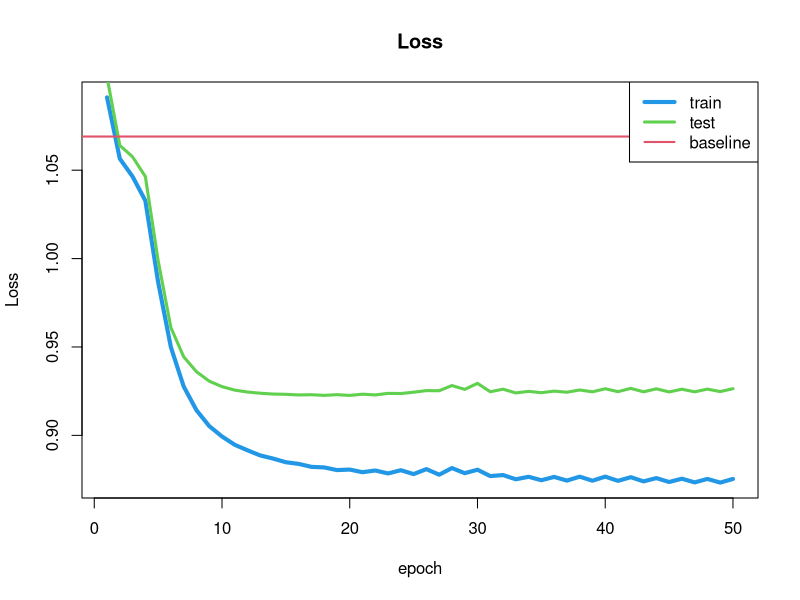

Generate this figure with R:
#参数设置
rm(list=ls())
epsilon=50 # Learning rate 学习率
lambda  = 0.1#Regularization parameter正则化参数 
momentum=0.7#动量优化参数
epoch=1#初始化epoch
maxepoch=50#总训练次数
num_feat = 5 #Rank 10 decomposition 隐因子数量
err_train1=rep(0,maxepoch)
err_valid1=rep(0,maxepoch)
err_random=rep(0,maxepoch)


#导入数据
data=read.csv("ratings100k.csv", header = FALSE)


rating=data[,3]
movie=data[,2]
user=data[,1]
#hist(rating)
data_num=length(rating)
#打乱数据集
#rr=sample(1:data_num,data_num)
#data= data[rr,]


train_num=(data_num*9)%/%10;
train_vec=data[1:train_num,];#训练集
probe_vec=data[train_num:data_num,];#测试集

movie_num= max(movie)#电影数量1682
user_num=max(user)#用户数量943
#sum_list=max(data)
mean_rating = mean(train_vec[,3])#平均评级

pairs_tr = length((train_vec[,3]))#training data 训练集长度
pairs_pr = length((probe_vec[,3]))#validation data 验证集长度

numbatches= 9 #Number of batches把数据分为9份
num_m = movie_num  # Number of movies 电影数量
num_p = user_num  #Number of users 用户数量

#初始化
w1_M1     = 0.1*matrix(runif(num_m*num_feat),nrow = num_m , ncol = num_feat ,byrow =T) # Movie feature vectors 生成用户物品特征矩阵d=10
w1_P1     = 0.1*matrix(runif(num_p*num_feat),nrow = num_p , ncol = num_feat ,byrow =T) # User feature vecators
w1_M1_inc = matrix(rep(0,num_m*num_feat),nrow = num_m , ncol = num_feat ,byrow =T)#生成同shape的全零矩阵
w1_P1_inc = matrix(rep(0,num_p*num_feat),nrow = num_p , ncol = num_feat ,byrow =T)


for(epoch in epoch:maxepoch){
  
  #rr=sample(1:pairs_tr,pairs_tr)
  #train_vec = train_vec[rr,];#将训练集的顺序打乱
  
  #采用mini batch的方法，每次训练9个样本
  for(batch in 1:numbatches){
    
    #print(c('epoch',epoch,'batch',batch))
    
    N=10000 #number training triplets per batch 每次训练三元组的数量
    
    aa_p= train_vec[((batch-1)*N+1):(batch*N),1]#读取用户列每次读取一万个
    aa_m= train_vec[((batch-1)*N+1):(batch*N),2]#读取电影列
    rating = train_vec[((batch-1)*N+1):(batch*N),3]#读取评级列
    rating = rating-mean_rating; #Default prediction is the mean rating. 
    
    # Compute Predictions %%%%%%%%%%%%%%%%%
    pred_out= apply(w1_M1[aa_m,]*w1_P1[aa_p,],1,sum)#每一行进行求和,.*为对应元素相乘 10k*1，用隐特征矩阵相乘得到1w个预测评级
    f=sum((pred_out - rating)^2 + 0.5*lambda*(apply((w1_M1[aa_m,]^2 + w1_P1[aa_p,]^2),1,sum) ))  
    #求出损失函数
    #其实之所以这样计算是为了降低计算量，如果每一次都uv相乘，计算量太大
    #Compute Gradients %%%%%%%%%%%%%%%%%%%迭代 
    IO =2*(pred_out - rating)
    kkkk=num_feat-1
    for(kkk in 1:kkkk){
      IO =cbind(IO,2*(pred_out - rating))
    }
    
    #IO = repmat(2*(pred_out - rating),1,num_feat)
    #将损失矩阵的二倍，复制10列
    Ix_m=IO*w1_P1[aa_p,] + lambda*w1_M1[aa_m,]#损失*U-lambda*V 就是更新规则
    Ix_p=IO*w1_M1[aa_m,] + lambda*w1_P1[aa_p,]#损失*V-lambda*U
    #还是不太懂他为啥能batch后这么计算 而且矩阵形式本来就更复杂
    dw1_M1 = matrix(rep(0,num_m*num_feat),nrow = num_m , ncol = num_feat ,byrow =T)
    #生成全零movie特征矩阵
    dw1_P1 = matrix(rep(0,num_p*num_feat),nrow = num_p , ncol = num_feat ,byrow =T)#生成全零用户特征矩阵
    
    for(ii in 1:N){#迭代一万次 每一行一行来 得到更新矩阵
      dw1_M1[aa_m[ii],]=  dw1_M1[aa_m[ii],] +  Ix_m[ii,]
      dw1_P1[aa_p[ii],]=  dw1_P1[aa_p[ii],] +  Ix_p[ii,]
    }
    
    # Update movie and user features %%%%%%%%%%%
    #真正开始更新 新的矩阵=过去矩阵+学习率*导数
    #全零特征矩阵=上次的得到的矩阵*动量+学习率*导数/1w
    w1_M1_inc = momentum*w1_M1_inc + epsilon*dw1_M1/N
    w1_M1 =  w1_M1 - w1_M1_inc#原矩阵-负导数*学习率
    w1_P1_inc = momentum*w1_P1_inc + epsilon*dw1_P1/N
    w1_P1 =  w1_P1 - w1_P1_inc
    
    
  }
  
 
  #此时所有(9轮)batch结束 
  #现在已经得到了此轮epoch后的一组U和V
  
  # Compute Predictions after Paramete Updates %%%%%%%%%%%%%%%%%
  pred_out= apply(w1_M1[aa_m,]*w1_P1[aa_p,],1,sum)
  #其实就是U*V 但为什么只预测最后1w个？
  f_s=sum((pred_out - rating)^2 + 0.5*lambda*(apply((w1_M1[aa_m,]^2 + w1_P1[aa_p,]^2),1,sum) ))  
  
  err_train1[epoch] = sqrt(f_s/N)
  
  #计算平均loss的root（除了1w） 可能因为计算量吧，只计算了最后1w个loss 
  #Compute predictions on the validation set %%%%%%%%%%%%%%%%%%%%%% 
  NN=pairs_pr#验证集长度
  
  aa_p = probe_vec[,1]#读取验证集的user、movie、rating
  aa_m = probe_vec[,2]
  rating = probe_vec[,3]
  
  
  pred_out =apply(w1_M1[aa_m,]*w1_P1[aa_p,],1,sum) + mean_rating#预测结果加上mean才行
  pred_out[pred_out>5]=5
  pred_out[pred_out<1]=1
  #使得预测结果超过评分区间的值依旧掉在区间内
  
  err_valid1[epoch]= sqrt(sum((pred_out- rating)^2)/NN)
  print(paste('epoch',epoch,'Train RMSE',signif(err_train1[epoch], 4),'Test RMSE',signif(err_valid1[epoch], 4)))
  ################################输出到屏幕
  
 # err_random[epoch]=sqrt(sum((runif(10001,1,5) - rating)^2)/NN)
  
}

err_random=sqrt(sum((runif(10001,1,5) - rating)^2)/NN)-0.6

plot(err_train1,type="l",col=4,lwd=4,main="Loss",xlab="epoch",ylab="Loss")
lines(err_valid1,type="l",col=3,lwd=3)
#lines(err_random-1,type="l",col=2,lwd=2)
abline(h=err_random,col=2,lwd=2)
legend("topright",c("train","test","baseline"),lty=1,col=c(4,3,2),lwd=c(4,3,2))


compare=rbind (rating[1:100],pred_out[1:100])

# TOP-N 推荐
#输出要为用户i推荐的j部电影 及其预测评分
i=5
j=6
user_i_rating=w1_P1[i,]%*%t(w1_M1)+mean_rating
used=data[data$V1==i,2]
user_i_rating[used]=0
order(user_i_rating,decreasing=TRUE)[1:j]
user_i_rating[order(user_i_rating,decreasing=TRUE)[1:j]]


